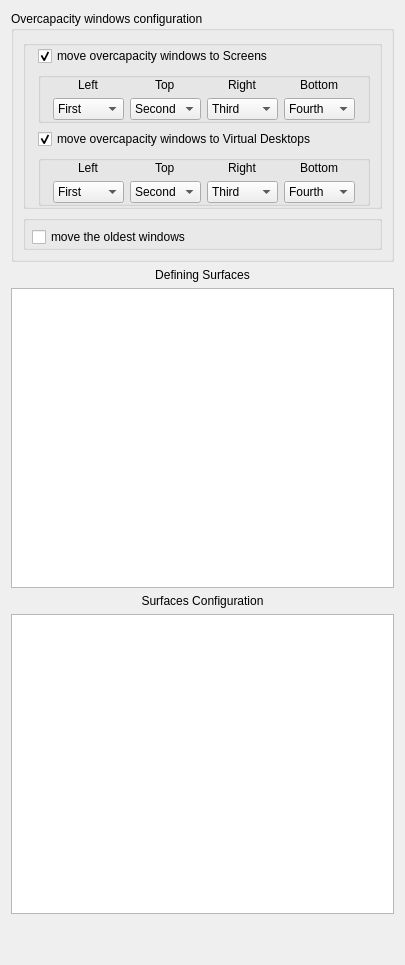
     <widget class="QWidget" name="_2_surfacesTab">
      <attribute name="title">
       <string>Surfaces</string>
      </attribute>
      <layout class="QVBoxLayout" name="verticalLayout_20">
       <item>
        <widget class="QGroupBox" name="groupBox_13">
         <property name="title">
          <string>Overcapacity windows configuration</string>
         </property>
         <layout class="QVBoxLayout" name="verticalLayout_23">
          <item>
           <widget class="QGroupBox" name="groupBox_12">
            <property name="title">
             <string/>
            </property>
            <property name="flat">
             <bool>true</bool>
            </property>
            <layout class="QVBoxLayout" name="verticalLayout_21">
             <property name="leftMargin">
              <number>12</number>
             </property>
             <property name="topMargin">
              <number>0</number>
             </property>
             <property name="bottomMargin">
              <number>0</number>
             </property>
             <item>
              <widget class="QCheckBox" name="kcfg_srfExceededToScreen">
               <property name="text">
                <string>move overcapacity windows to Screens</string>
               </property>
               <property name="checked">
                <bool>true</bool>
               </property>
              </widget>
             </item>
             <item>
              <widget class="QGroupBox" name="groupBox_27">
               <property name="sizePolicy">
                <sizepolicy hsizetype="Minimum" vsizetype="Maximum">
                 <horstretch>0</horstretch>
                 <verstretch>0</verstretch>
                </sizepolicy>
               </property>
               <property name="toolTip">
                <string>&lt;html&gt;&lt;head/&gt;&lt;body&gt;&lt;p&gt;hv - short name&lt;/p&gt;&lt;/body&gt;&lt;/html&gt;</string>
               </property>
               <property name="styleSheet">
                <string notr="true"/>
               </property>
               <property name="title">
                <string/>
               </property>
               <property name="flat">
                <bool>true</bool>
               </property>
               <layout class="QGridLayout" name="gridLayout_36">
                <property name="leftMargin">
                 <number>12</number>
                </property>
                <property name="topMargin">
                 <number>0</number>
                </property>
                <property name="rightMargin">
                 <number>12</number>
                </property>
                <property name="bottomMargin">
                 <number>0</number>
                </property>
                <item row="1" column="2">
                 <widget class="QComboBox" name="kcfg_srfToScreenOrderRight">
                  <property name="focusPolicy">
                   <enum>Qt::FocusPolicy::ClickFocus</enum>
                  </property>
                  <property name="layoutDirection">
                   <enum>Qt::LayoutDirection::LeftToRight</enum>
                  </property>
                  <property name="currentIndex">
                   <number>3</number>
                  </property>
                  <item>
                   <property name="text">
                    <string>Off</string>
                   </property>
                  </item>
                  <item>
                   <property name="text">
                    <string>First</string>
                   </property>
                  </item>
                  <item>
                   <property name="text">
                    <string>Second</string>
                   </property>
                  </item>
                  <item>
                   <property name="text">
                    <string>Third</string>
                   </property>
                  </item>
                  <item>
                   <property name="text">
                    <string>Fourth</string>
                   </property>
                  </item>
                 </widget>
                </item>
                <item row="1" column="1">
                 <widget class="QComboBox" name="kcfg_srfToScreenOrderTop">
                  <property name="focusPolicy">
                   <enum>Qt::FocusPolicy::ClickFocus</enum>
                  </property>
                  <property name="currentIndex">
                   <number>2</number>
                  </property>
                  <item>
                   <property name="text">
                    <string>Off</string>
                   </property>
                  </item>
                  <item>
                   <property name="text">
                    <string>First</string>
                   </property>
                  </item>
                  <item>
                   <property name="text">
                    <string>Second</string>
                   </property>
                  </item>
                  <item>
                   <property name="text">
                    <string>Third</string>
                   </property>
                  </item>
                  <item>
                   <property name="text">
                    <string>Fourth</string>
                   </property>
                  </item>
                 </widget>
                </item>
                <item row="0" column="1" alignment="Qt::AlignmentFlag::AlignHCenter">
                 <widget class="QLabel" name="label_66">
                  <property name="text">
                   <string>Top</string>
                  </property>
                 </widget>
                </item>
                <item row="0" column="3" alignment="Qt::AlignmentFlag::AlignHCenter">
                 <widget class="QLabel" name="label_67">
                  <property name="text">
                   <string>Bottom</string>
                  </property>
                 </widget>
                </item>
                <item row="0" column="2" alignment="Qt::AlignmentFlag::AlignHCenter">
                 <widget class="QLabel" name="label_65">
                  <property name="text">
                   <string>Right</string>
                  </property>
                 </widget>
                </item>
                <item row="1" column="3">
                 <widget class="QComboBox" name="kcfg_srfToScreenOrderBottom">
                  <property name="focusPolicy">
                   <enum>Qt::FocusPolicy::ClickFocus</enum>
                  </property>
                  <property name="currentIndex">
                   <number>4</number>
                  </property>
                  <item>
                   <property name="text">
                    <string>Off</string>
                   </property>
                  </item>
                  <item>
                   <property name="text">
                    <string>First</string>
                   </property>
                  </item>
                  <item>
                   <property name="text">
                    <string>Second</string>
                   </property>
                  </item>
                  <item>
                   <property name="text">
                    <string>Third</string>
                   </property>
                  </item>
                  <item>
                   <property name="text">
                    <string>Fourth</string>
                   </property>
                  </item>
                 </widget>
                </item>
                <item row="1" column="0">
                 <widget class="QComboBox" name="kcfg_srfToScreenOrderLeft">
                  <property name="focusPolicy">
                   <enum>Qt::FocusPolicy::ClickFocus</enum>
                  </property>
                  <property name="currentIndex">
                   <number>1</number>
                  </property>
                  <item>
                   <property name="text">
                    <string>Off</string>
                   </property>
                  </item>
                  <item>
                   <property name="text">
                    <string>First</string>
                   </property>
                  </item>
                  <item>
                   <property name="text">
                    <string>Second</string>
                   </property>
                  </item>
                  <item>
                   <property name="text">
                    <string>Third</string>
                   </property>
                  </item>
                  <item>
                   <property name="text">
                    <string>Fourth</string>
                   </property>
                  </item>
                 </widget>
                </item>
                <item row="0" column="0" alignment="Qt::AlignmentFlag::AlignHCenter">
                 <widget class="QLabel" name="label_64">
                  <property name="text">
                   <string>Left</string>
                  </property>
                 </widget>
                </item>
               </layout>
              </widget>
             </item>
             <item>
              <widget class="QCheckBox" name="kcfg_srfExceededToVDesktop">
               <property name="text">
                <string>move overcapacity windows to Virtual Desktops</string>
               </property>
               <property name="checked">
                <bool>true</bool>
               </property>
              </widget>
             </item>
             <item>
              <widget class="QGroupBox" name="groupBox_28">
               <property name="sizePolicy">
                <sizepolicy hsizetype="Minimum" vsizetype="Maximum">
                 <horstretch>0</horstretch>
                 <verstretch>0</verstretch>
                </sizepolicy>
               </property>
               <property name="toolTip">
                <string>&lt;html&gt;&lt;head/&gt;&lt;body&gt;&lt;p&gt;hv - short name&lt;/p&gt;&lt;/body&gt;&lt;/html&gt;</string>
               </property>
               <property name="styleSheet">
                <string notr="true"/>
               </property>
               <property name="title">
                <string/>
               </property>
               <property name="flat">
                <bool>true</bool>
               </property>
               <layout class="QGridLayout" name="gridLayout_37">
                <property name="leftMargin">
                 <number>12</number>
                </property>
                <property name="topMargin">
                 <number>0</number>
                </property>
                <property name="rightMargin">
                 <number>12</number>
                </property>
                <property name="bottomMargin">
                 <number>0</number>
                </property>
                <item row="1" column="0">
                 <widget class="QComboBox" name="kcfg_srfToVDesktopOrderLeft">
                  <property name="focusPolicy">
                   <enum>Qt::FocusPolicy::ClickFocus</enum>
                  </property>
                  <property name="currentIndex">
                   <number>1</number>
                  </property>
                  <item>
                   <property name="text">
                    <string>Off</string>
                   </property>
                  </item>
                  <item>
                   <property name="text">
                    <string>First</string>
                   </property>
                  </item>
                  <item>
                   <property name="text">
                    <string>Second</string>
                   </property>
                  </item>
                  <item>
                   <property name="text">
                    <string>Third</string>
                   </property>
                  </item>
                  <item>
                   <property name="text">
                    <string>Fourth</string>
                   </property>
                  </item>
                 </widget>
                </item>
                <item row="1" column="2">
                 <widget class="QComboBox" name="kcfg_srfToVDesktopOrderRight">
                  <property name="focusPolicy">
                   <enum>Qt::FocusPolicy::ClickFocus</enum>
                  </property>
                  <property name="layoutDirection">
                   <enum>Qt::LayoutDirection::LeftToRight</enum>
                  </property>
                  <property name="currentIndex">
                   <number>3</number>
                  </property>
                  <item>
                   <property name="text">
                    <string>Off</string>
                   </property>
                  </item>
                  <item>
                   <property name="text">
                    <string>First</string>
                   </property>
                  </item>
                  <item>
                   <property name="text">
                    <string>Second</string>
                   </property>
                  </item>
                  <item>
                   <property name="text">
                    <string>Third</string>
                   </property>
                  </item>
                  <item>
                   <property name="text">
                    <string>Fourth</string>
                   </property>
                  </item>
                 </widget>
                </item>
                <item row="0" column="1" alignment="Qt::AlignmentFlag::AlignHCenter">
                 <widget class="QLabel" name="label_68">
                  <property name="text">
                   <string>Top</string>
                  </property>
                 </widget>
                </item>
                <item row="1" column="3">
                 <widget class="QComboBox" name="kcfg_srfToVDesktopOrderBottom">
                  <property name="focusPolicy">
                   <enum>Qt::FocusPolicy::ClickFocus</enum>
                  </property>
                  <property name="currentIndex">
                   <number>4</number>
                  </property>
                  <item>
                   <property name="text">
                    <string>Off</string>
                   </property>
                  </item>
                  <item>
                   <property name="text">
                    <string>First</string>
                   </property>
                  </item>
                  <item>
                   <property name="text">
                    <string>Second</string>
                   </property>
                  </item>
                  <item>
                   <property name="text">
                    <string>Third</string>
                   </property>
                  </item>
                  <item>
                   <property name="text">
                    <string>Fourth</string>
                   </property>
                  </item>
                 </widget>
                </item>
                <item row="0" column="3" alignment="Qt::AlignmentFlag::AlignHCenter">
                 <widget class="QLabel" name="label_69">
                  <property name="text">
                   <string>Bottom</string>
                  </property>
                 </widget>
                </item>
                <item row="0" column="0" alignment="Qt::AlignmentFlag::AlignHCenter">
                 <widget class="QLabel" name="label_70">
                  <property name="text">
                   <string>Left</string>
                  </property>
                 </widget>
                </item>
                <item row="0" column="2" alignment="Qt::AlignmentFlag::AlignHCenter">
                 <widget class="QLabel" name="label_71">
                  <property name="text">
                   <string>Right</string>
                  </property>
                 </widget>
                </item>
                <item row="1" column="1">
                 <widget class="QComboBox" name="kcfg_srfToVDesktopOrderTop">
                  <property name="focusPolicy">
                   <enum>Qt::FocusPolicy::ClickFocus</enum>
                  </property>
                  <property name="currentIndex">
                   <number>2</number>
                  </property>
                  <item>
                   <property name="text">
                    <string>Off</string>
                   </property>
                  </item>
                  <item>
                   <property name="text">
                    <string>First</string>
                   </property>
                  </item>
                  <item>
                   <property name="text">
                    <string>Second</string>
                   </property>
                  </item>
                  <item>
                   <property name="text">
                    <string>Third</string>
                   </property>
                  </item>
                  <item>
                   <property name="text">
                    <string>Fourth</string>
                   </property>
                  </item>
                 </widget>
                </item>
               </layout>
              </widget>
             </item>
            </layout>
           </widget>
          </item>
          <item>
           <widget class="QGroupBox" name="groupBox_32">
            <property name="title">
             <string/>
            </property>
            <property name="flat">
             <bool>true</bool>
            </property>
            <layout class="QVBoxLayout" name="verticalLayout_26">
             <property name="leftMargin">
              <number>6</number>
             </property>
             <property name="topMargin">
              <number>6</number>
             </property>
             <property name="bottomMargin">
              <number>0</number>
             </property>
             <item>
              <widget class="QCheckBox" name="kcfg_srfIsMoveOldestWindows">
               <property name="text">
                <string>move the oldest windows</string>
               </property>
              </widget>
             </item>
            </layout>
           </widget>
          </item>
         </layout>
        </widget>
       </item>
       <item>
        <widget class="QLabel" name="label_72">
         <property name="text">
          <string>Defining Surfaces</string>
         </property>
         <property name="alignment">
          <set>Qt::AlignmentFlag::AlignCenter</set>
         </property>
        </widget>
       </item>
       <item>
        <widget class="QPlainTextEdit" name="kcfg_srfDefineCfg">
         <property name="sizePolicy">
          <sizepolicy hsizetype="Expanding" vsizetype="Fixed">
           <horstretch>0</horstretch>
           <verstretch>0</verstretch>
          </sizepolicy>
         </property>
         <property name="minimumSize">
          <size>
           <width>0</width>
           <height>300</height>
          </size>
         </property>
         <property name="toolTip">
          <string>&lt;html&gt;&lt;head/&gt;&lt;body&gt;&lt;p&gt;&lt;span style=&quot; font-size:12pt;&quot;&gt;Surface is combination of three parameters: Screen(Output) name and optional VirtualDesktops and ActivityId. For example:&lt;/span&gt;&lt;/p&gt;&lt;p&gt;&lt;span style=&quot; font-size:12pt; font-weight:700;&quot;&gt;HDMI-A-1:Desktop 1:99e10d31-e8f3-44aa-bbed-2a543f13fa54- &lt;/span&gt;&lt;span style=&quot; font-size:12pt;&quot;&gt;this uniquely defines one surface, another example defines group of surfaces: &lt;/span&gt;&lt;span style=&quot; font-size:12pt; font-weight:700;&quot;&gt;DP-2 &lt;/span&gt;&lt;span style=&quot; font-size:12pt;&quot;&gt;- this include all surfaces with any activities and virtual desktops on monitor DP-2. To define a surface for further use in program configuration use the next format: &lt;/span&gt;&lt;/p&gt;&lt;p&gt;&lt;span style=&quot; font-size:12pt; font-weight:700;&quot;&gt;label=&amp;lt;outputName&amp;gt;,&amp;lt;outputName&amp;gt;...[:&amp;lt;virtualDesktop&amp;gt;,&amp;lt;virtualDesktop&amp;gt;...[:&amp;lt;activityId&amp;gt;]] &lt;/span&gt;&lt;/p&gt;&lt;p&gt;&lt;span style=&quot; font-size:12pt;&quot;&gt;For example:&lt;/span&gt;&lt;span style=&quot; font-size:12pt; font-weight:700;&quot;&gt; allMonitors=: &lt;/span&gt;&lt;span style=&quot; font-size:12pt;&quot;&gt;to make label for all monitors or&lt;/span&gt;&lt;span style=&quot; font-size:12pt; font-weight:700;&quot;&gt; mainScreen=HDMI-A-1,DP-2:Desktop 1 &lt;/span&gt;&lt;span style=&quot; font-size:12pt;&quot;&gt;in another parts of Krohnkite config you can use &lt;/span&gt;&lt;span style=&quot; font-size:12pt; font-weight:700;&quot;&gt;mainMonitor&lt;/span&gt;&lt;span style=&quot; font-size:12pt;&quot;&gt; as surface name(&lt;/span&gt;&lt;span style=&quot; font-size:12pt; font-weight:700;&quot;&gt;All Case Sensitive)&lt;/span&gt;&lt;span style=&quot; font-size:12pt;&quot;&gt;.Please note that there may be multiple monitor names, separated by commas as in the example, or there may be none. The first one has higher priority and if this monitor works in this moment the surface in example will belong ONLY him NOT BOTH.This can be useful if you apply monitor to your notebook for example and you want the monitor to have this config. &lt;/span&gt;&lt;/p&gt;&lt;/body&gt;&lt;/html&gt;</string>
         </property>
         <property name="inputMethodHints">
          <set>Qt::InputMethodHint::ImhMultiLine</set>
         </property>
        </widget>
       </item>
       <item>
        <widget class="QLabel" name="label_73">
         <property name="text">
          <string>Surfaces Configuration</string>
         </property>
         <property name="alignment">
          <set>Qt::AlignmentFlag::AlignCenter</set>
         </property>
        </widget>
       </item>
       <item>
        <widget class="QPlainTextEdit" name="kcfg_srfDefaultConfig">
         <property name="sizePolicy">
          <sizepolicy hsizetype="Expanding" vsizetype="Fixed">
           <horstretch>0</horstretch>
           <verstretch>0</verstretch>
          </sizepolicy>
         </property>
         <property name="minimumSize">
          <size>
           <width>0</width>
           <height>300</height>
          </size>
         </property>
         <property name="toolTip">
          <string>&lt;html&gt;&lt;head/&gt;&lt;body&gt;&lt;p&gt;&lt;span style=&quot; font-size:12pt;&quot;&gt;Overriding default parameters for every surface. Format: &lt;/span&gt;&lt;span style=&quot; font-size:12pt; font-weight:700;&quot;&gt;SrfLabel:param=value,param=value... &amp;lt;Enter&amp;gt;&lt;/span&gt;&lt;/p&gt;&lt;p&gt;&lt;span style=&quot; font-size:12pt;&quot;&gt;Possible parameters(case insensetive): &lt;/span&gt;&lt;span style=&quot; font-size:12pt; font-weight:700;&quot;&gt;capacity&lt;/span&gt;&lt;span style=&quot; font-size:12pt;&quot;&gt; or &lt;/span&gt;&lt;span style=&quot; font-size:12pt; font-weight:700;&quot;&gt;cp; overcapacity &lt;/span&gt;&lt;span style=&quot; font-size:12pt;&quot;&gt;or&lt;/span&gt;&lt;span style=&quot; font-size:12pt; font-weight:700;&quot;&gt; oc &lt;/span&gt;&lt;/p&gt;&lt;p&gt;For example: &lt;/p&gt;&lt;p&gt;&lt;span style=&quot; font-size:12pt; font-weight:700;&quot;&gt;primaryScreen:cp=6,oc=false&lt;/span&gt;&lt;/p&gt;&lt;p&gt;&lt;span style=&quot; font-size:12pt;&quot;&gt;Next example set capacity on surface(s)  with Label = primaryScreen  and disable overcapacity windows movement on them.&lt;/span&gt;&lt;/p&gt;&lt;/body&gt;&lt;/html&gt;</string>
         </property>
        </widget>
       </item>
       <item>
        <spacer name="verticalSpacer_2">
         <property name="orientation">
          <enum>Qt::Orientation::Vertical</enum>
         </property>
         <property name="sizeHint" stdset="0">
          <size>
           <width>20</width>
           <height>40</height>
          </size>
         </property>
        </spacer>
       </item>
      </layout>
     </widget>
